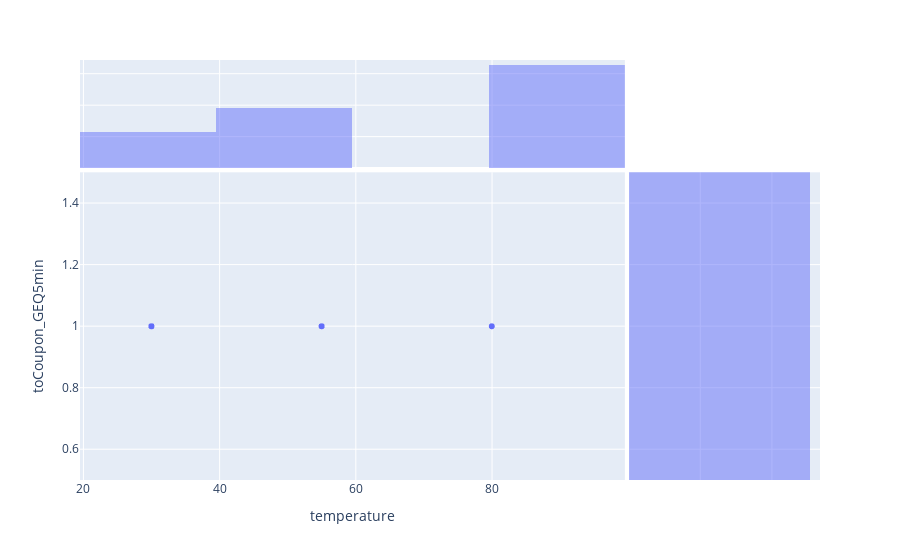

The notebook cell saved with this chart:
### Code cell
px.scatter(data_frame=data, x ='temperature', y= 'toCoupon_GEQ5min', marginal_x='histogram', marginal_y='histogram')

### Figure 1 — Plotly figure (JSON) as saved in the notebook; plotly's stock layout.template omitted (floating-point values rounded to 4 significant figures; data arrays with more than 128 entries replaced by an {"elided": "..."} marker saying what was removed)
{"data": [{"hovertemplate": "temperature=%{x}<br>toCoupon_GEQ5min=%{y}<extra></extra>", "legendgroup": "", "marker": {"color": "#636efa", "symbol": "circle"}, "mode": "markers", "name": "", "showlegend": false, "type": "scattergl", "x": {"elided": "12684 int values"}, "xaxis": "x", "y": {"elided": "12684 int values"}, "yaxis": "y"}, {"alignmentgroup": "True", "bingroup": "x", "hovertemplate": "temperature=%{x}<br>count=%{y}<extra></extra>", "legendgroup": "", "marker": {"color": "#636efa"}, "name": "", "offsetgroup": "", "opacity": 0.5, "showlegend": false, "type": "histogram", "x": {"elided": "12684 int values"}, "xaxis": "x3", "yaxis": "y3"}, {"alignmentgroup": "True", "bingroup": "y", "hovertemplate": "toCoupon_GEQ5min=%{y}<br>count=%{x}<extra></extra>", "legendgroup": "", "marker": {"color": "#636efa"}, "name": "", "offsetgroup": "", "opacity": 0.5, "showlegend": false, "type": "histogram", "xaxis": "x2", "y": {"elided": "12684 int values"}, "yaxis": "y2"}], "layout": {"barmode": "overlay", "legend": {"tracegroupgap": 0}, "margin": {"t": 60}, "xaxis": {"anchor": "y", "domain": [0, 0.7363], "title": {"text": "temperature"}}, "xaxis2": {"anchor": "y2", "domain": [0.7413, 1], "matches": "x2", "showgrid": true, "showline": false, "showticklabels": false, "ticks": ""}, "xaxis3": {"anchor": "y3", "domain": [0, 0.7363], "matches": "x", "showgrid": true, "showticklabels": false}, "xaxis4": {"anchor": "y4", "domain": [0.7413, 1], "matches": "x2", "showgrid": true, "showline": false, "showticklabels": false, "ticks": ""}, "yaxis": {"anchor": "x", "domain": [0, 0.7326], "title": {"text": "toCoupon_GEQ5min"}}, "yaxis2": {"anchor": "x2", "domain": [0, 0.7326], "matches": "y", "showgrid": true, "showticklabels": false}, "yaxis3": {"anchor": "x3", "domain": [0.7426, 1], "matches": "y3", "showgrid": true, "showline": false, "showticklabels": false, "ticks": ""}, "yaxis4": {"anchor": "x4", "domain": [0.7426, 1], "matches": "y3", "showgrid": true, "showline": false, "showticklabels": false, "ticks": ""}}}
